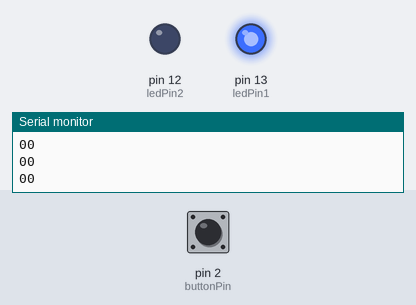
Recording of a sketch running on a simulated Arduino Uno, built with avr-gcc and run on an emulated ATmega328P. Shown: output pins drawn as LEDs (lit = HIGH), the last lines printed to the serial monitor. Inputs (shaded band) come from the test bench; at power-on: pin 2 (buttonPin) HIGH.

Above: at 1.2 s.
1.3 s: pin 2 (buttonPin) pulled LOW for 0.15 s
At 2.1 s:
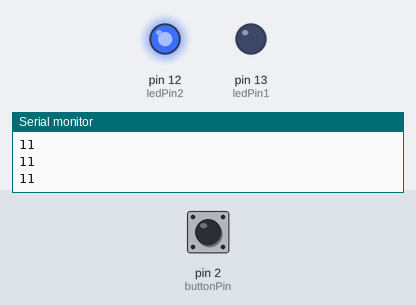
3.1 s: pin 2 (buttonPin) pulled LOW for 1 s
At 5.4 s:
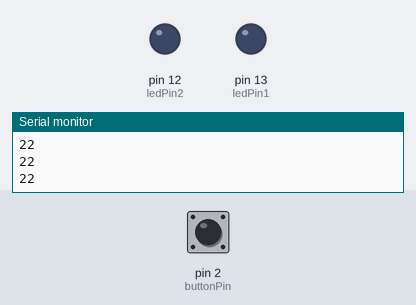
5.7 s: pin 2 (buttonPin) pulled LOW for 3.2 s
At 9.5 s:
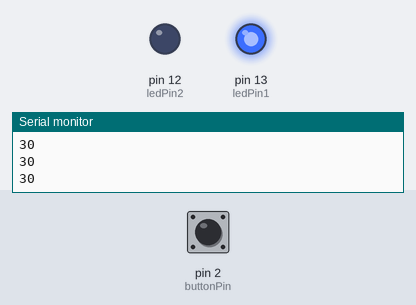
Timing chart, 0 to 11.0 s (numbered marks = the images above; inputs shaded):
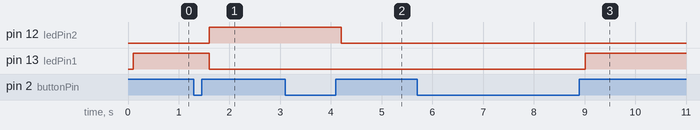

The sketch:

sketch.ino
```cpp
/** Trabajo de Spfia Abdallah y Nora Flores
Botón que prende y apaga LEDS según su estado
  */

const int ledPin1 = 13;
const int ledPin2 = 12;
const int buttonPin = 2;
int ledState = 0;
int lastButtonState = HIGH;
int buttonState;
int counter = 0;

void setup() {
  pinMode(buttonPin, INPUT_PULLUP);
  pinMode(ledPin1, OUTPUT);
  pinMode(ledPin2, OUTPUT);
Serial.begin(9600);
}

void loop() {

  int reading = digitalRead(buttonPin);
  Serial.print(counter);
  Serial.print(counter%3);
  Serial.println();


  if (reading != lastButtonState) {
    if (reading == HIGH) {
      counter++;
    }
  }
  lastButtonState = reading;
  delay(100);

  // Al presionar y soltar el botón se prenden y apagan las LED, dependiendo del estado del botón.
  if(counter%3 == 0) {
    digitalWrite(ledPin1, HIGH);
    digitalWrite(ledPin2, LOW);

  } else if(counter%3 == 1) {
    digitalWrite(ledPin1, LOW);
    digitalWrite(ledPin2, HIGH);

  } else if(counter%3 == 2){
    digitalWrite(ledPin1, LOW);
    digitalWrite(ledPin2, LOW);
  }
}
```

Measured:
- after the input at 1.3 s, pin 12 (ledPin2): LOW → HIGH after 0.30 s; pin 13 (ledPin1): HIGH → LOW after 0.30 s
- after the input at 3.1 s, pin 12 (ledPin2): HIGH → LOW after 1.1 s
- after the input at 5.7 s, pin 13 (ledPin1): LOW → HIGH after 3.3 s
